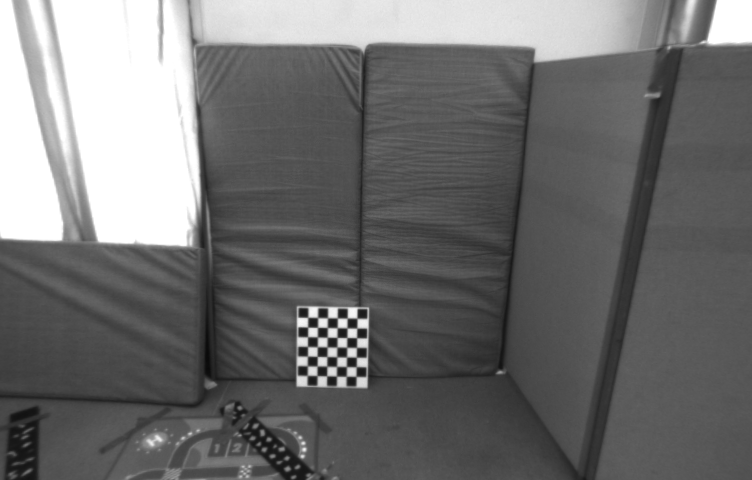
#> input picture p3/ext/image1.png, 752 x 480 px
$ python SIFTmatching.py
#> lines starting #> are read from the running program, lines starting #| are printed output that depends on the picture
#####################################################################################
#
# MRGCV Unizar - Computer vision - Laboratory 2
#
# Title: SIFT matching
#
# Date: 28 September 2020
#
#####################################################################################
#
# Authors: Jesus Bermudez, Richard Elvira, Jose Lamarca, JMM Montiel
#
# Version: 1.0
#
#####################################################################################

import matplotlib.pyplot as plt
import numpy as np
import cv2
import random

def indexMatrixToMatchesList(matchesList):
    """
     -input:
         matchesList: nMatches x 3 --> [[indexDesc1,indexDesc2,descriptorDistance],...]]
     -output:
        dMatchesList: list of n DMatch object
     """
    dMatchesList = []
    for row in matchesList:
        dMatchesList.append(cv2.DMatch(_queryIdx=row[0], _trainIdx=row[1], _distance=row[2]))
    return dMatchesList

def matchesListToIndexMatrix(dMatchesList):
    """
     -input:
         dMatchesList: list of n DMatch object
     -output:
        matchesList: nMatches x 3 --> [[indexDesc1,indexDesc2,descriptorDistance],...]]
     """
    matchesList = []
    for k in range(len(dMatchesList)):
        matchesList.append([int(dMatchesList[k].queryIdx), int(dMatchesList[k].trainIdx), dMatchesList[k].distance])
    return matchesList


def matchWith2NDRR(desc1, desc2, distRatio, minDist):
    """
    Nearest Neighbors Matching algorithm checking the Distance Ratio.
    A match is accepted only if the distance to the nearest neighbor is less than
    distRatio times the distance to the second nearest neighbor.
    -input:
        desc1: descriptors from image 1 (nDesc1 x 128)
        desc2: descriptors from image 2 (nDesc2 x 128)
        distRatio: distance ratio threshold (0.0 < distRatio < 1.0)
        minDist: minimum distance threshold to accept a match
    -output:
        matches: list of accepted matches with [[indexDesc1, indexDesc2, distance], ...]
    """
    matches = []
    nDesc1 = desc1.shape[0]

    for kDesc1 in range(nDesc1):
        # Compute L2 distance (Euclidean distance) between desc1[kDesc1] and all descriptors in desc2
        dist = np.sqrt(np.sum((desc2 - desc1[kDesc1, :]) ** 2, axis=1))

        # Sort the distances and get the two nearest neighbors
        indexSort = np.argsort(dist)
        d1 = dist[indexSort[0]]  # Distance to nearest neighbor
        d2 = dist[indexSort[1]]  # Distance to second nearest neighbor

        # Apply NNDR: check if d1 is less than distRatio * d2
        if d1 < distRatio * d2 and d1 < minDist:
            # If the match passes the distance ratio test and is below the minimum distance threshold, accept it
            matches.append([kDesc1, indexSort[0], d1])

    return matches


if __name__ == '__main__':
    np.set_printoptions(precision=4, linewidth=1024, suppress=True)

    # Images path
    timestamp1 = '1403715282262142976'
    timestamp2 = '1403715413262142976'

    path_image_1 = 'image1.png'
    path_image_2 = 'image2.png'

    # Read images
    image_pers_1 = cv2.imread(path_image_1)
#> image_pers_1 is the input picture: shape (480, 752, 3); min 10, max 255, mean 111.4
    image_pers_2 = cv2.imread(path_image_2)
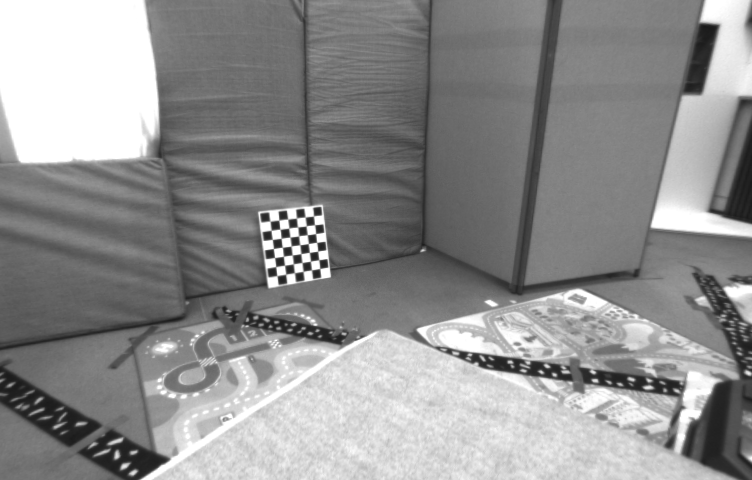
#> input picture p3/ext/image2.png, 752 x 480 px
#> image_pers_2 is the input picture: shape (480, 752, 3); min 25, max 255, mean 143.5

    # Feature extraction
    sift = cv2.SIFT_create(nfeatures=0, nOctaveLayers = 5, contrastThreshold = 0.02, edgeThreshold = 20, sigma = 0.5)
    keypoints_sift_1, descriptors_1 = sift.detectAndCompute(image_pers_1, None)
#> keypoints_sift_1 = 2310 keypoints; strongest (x, y, size): (342, 314, 7.6), (352, 311, 13.6), (322, 333, 7.7), (333, 323, 7.8)
    keypoints_sift_2, descriptors_2 = sift.detectAndCompute(image_pers_2, None)
#> keypoints_sift_2 = 6520 keypoints; strongest (x, y, size): (305, 249, 7.4), (312, 239, 7.4), (314, 256, 7.5), (316, 274, 7.4)

    distRatio = 0.8
    minDist = 1000 # higher -> more FN matches (0-100) | smaller -> more FP matches (>1000)

    '''
    The chessboard image presents a particularly challenging case for feature matching due to image aliasing, a phenomenon
    where high-frequency patterns (like the alternating black and white squares) become indistinguishable at lower resolutions
    or when subjected to perspective distortions. Here's why it becomes difficult to remove false positives in this case:

        Repetitive Patterns: The chessboard is a grid of alternating, identical black and white squares, which results in
        many local areas of the image looking very similar. SIFT, like many feature detectors, relies on local gradients to
        generate descriptors. However, on a chessboard, multiple patches of the image may generate nearly identical descriptors
        due to the repeating nature of the pattern. This leads to many ambiguous matches, even when applying the distance ratio criterion.

        Aliasing and Sampling: When the chessboard is viewed at a lower resolution or at an angle, aliasing occurs, which causes
        neighboring pixels to appear blended. As a result, the SIFT descriptors can be distorted in ways that create matches
        between points that shouldn't correspond. Even small changes in scale or rotation can lead to dramatic changes in the
        appearance of the chessboard, leading to confusion in the feature matching process.

        Keypoint Distribution: The edges between the black and white squares are strong feature locations, and SIFT detects
        many keypoints in these areas. Because so many of the squares' edges look alike, there are often multiple close matches
        for each keypoint. This high density of keypoints, combined with aliasing, increases the likelihood of false matches.
        Reducing the false positive rate without eliminating correct matches can be especially hard when the true matches are so
        visually similar to false ones.
    '''

    matchesList = matchWith2NDRR(descriptors_1, descriptors_2, distRatio, minDist)
#> the loop in matchWith2NDRR, `for kDesc1 in range(nDesc1):` made 2310 passes
#> (d1, d2) on passes 1 to 3: (113, 114.6), (61.24, 68.01), (319.9, 366.3)
#> after the loop in matchWith2NDRR, `for kDesc1 in range(nDesc1):`: matches = 386 items, first 6: [12, 92, 81.28], [24, 6280, 44.83], [45, 6280, 37.3], [73, 20, 135.9], [82, 711, 126.6], [97, 213, 182.2]
#> matchesList has the same summary as matches in matchWith2NDRR
    dMatchesList = indexMatrixToMatchesList(matchesList)
#> the loop in indexMatrixToMatchesList, `for row in matchesList:` made 386 passes
#> after the loop in indexMatrixToMatchesList, `for row in matchesList:`: dMatchesList = 386 matches
#> dMatchesList = 386 matches
    dMatchesList = sorted(dMatchesList, key=lambda x: x.distance)

    # Plot the first 10 matches
    imgMatched = cv2.drawMatches(image_pers_1, keypoints_sift_1, image_pers_2, keypoints_sift_2, dMatchesList[:100],
                                 None, flags=cv2.DrawMatchesFlags_NOT_DRAW_SINGLE_POINTS and cv2.DRAW_MATCHES_FLAGS_DRAW_RICH_KEYPOINTS)
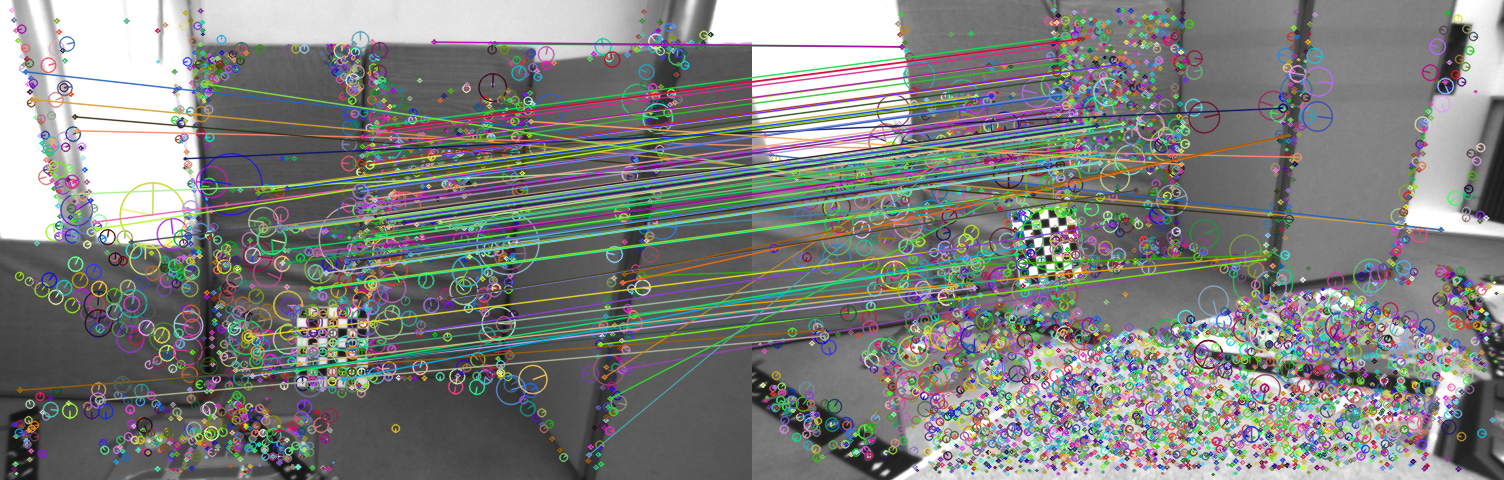
#> imgMatched: shape (480, 1504, 3); mean B, G, R 126.9, 129.1, 127.3
    plt.imshow(imgMatched, cmap='gray', vmin=0, vmax=255)
    plt.draw()
    plt.waitforbuttonpress()

    # Conversion from DMatches to Python list
    matchesList = matchesListToIndexMatrix(dMatchesList)
#> after the loop in matchesListToIndexMatrix, `for k in range(len(dMatchesList)):`: matchesList = 386 items, first 6: [1347, 1955, 30.82], [45, 6280, 37.3], [139, 5131, 39.28], [132, 5024, 42.95], [24, 6280, 44.83], [1977, 295, 45.83]

    # Matched points in numpy from list of DMatches
    srcPts = np.float32([keypoints_sift_1[m.queryIdx].pt for m in dMatchesList]).reshape(len(dMatchesList), 2)
#> srcPts = 386 pairs, first value 19.7 to 684.5, second value 41.59 to 461.4
    dstPts = np.float32([keypoints_sift_2[m.trainIdx].pt for m in dMatchesList]).reshape(len(dMatchesList), 2)
#> dstPts = 386 pairs, first value 10.27 to 733.9, second value 6.5 to 432.9

    # Matched points in homogeneous coordinates
    x1 = np.vstack((srcPts.T, np.ones((1, srcPts.shape[0]))))
    x2 = np.vstack((dstPts.T, np.ones((1, dstPts.shape[0]))))
